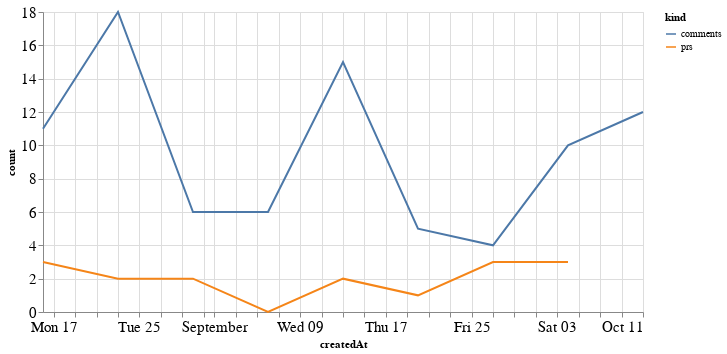

Notebook code cell kept with this figure:
### Code cell
alt.Chart(total_time, width=600).mark_line().encode(
    x='createdAt',
    y='count',
    color='kind'
)

### Figure 1 — Vega-Lite specification as saved in the notebook (floating-point values rounded to 4 significant figures)
{"config": {"axisLeft": {"labelFontSize": 15}, "axisBottom": {"labelFontSize": 15}}, "data": {"name": "data-fb43091adb8247ed9bb0b3a860ab6efd"}, "mark": "line", "encoding": {"color": {"type": "nominal", "field": "kind"}, "x": {"type": "temporal", "field": "createdAt"}, "y": {"type": "quantitative", "field": "count"}}, "width": 600, "$schema": "https://vega.github.io/schema/vega-lite/v4.8.1.json", "datasets": {"data-fb43091adb8247ed9bb0b3a860ab6efd": [{"createdAt": "2020-08-16T00:00:00", "kind": "prs", "count": 3.0}, {"createdAt": "2020-08-23T00:00:00", "kind": "prs", "count": 2.0}, {"createdAt": "2020-08-30T00:00:00", "kind": "prs", "count": 2.0}, {"createdAt": "2020-09-06T00:00:00", "kind": "prs", "count": 0.0}, {"createdAt": "2020-09-13T00:00:00", "kind": "prs", "count": 2.0}, {"createdAt": "2020-09-20T00:00:00", "kind": "prs", "count": 1.0}, {"createdAt": "2020-09-27T00:00:00", "kind": "prs", "count": 3.0}, {"createdAt": "2020-10-04T00:00:00", "kind": "prs", "count": 3.0}, {"createdAt": "2020-10-11T00:00:00", "kind": "prs", "count": null}, {"createdAt": "2020-08-16T00:00:00", "kind": "comments", "count": 11.0}, {"createdAt": "2020-08-23T00:00:00", "kind": "comments", "count": 18.0}, {"createdAt": "2020-08-30T00:00:00", "kind": "comments", "count": 6.0}, {"createdAt": "2020-09-06T00:00:00", "kind": "comments", "count": 6.0}, {"createdAt": "2020-09-13T00:00:00", "kind": "comments", "count": 15.0}, {"createdAt": "2020-09-20T00:00:00", "kind": "comments", "count": 5.0}, {"createdAt": "2020-09-27T00:00:00", "kind": "comments", "count": 4.0}, {"createdAt": "2020-10-04T00:00:00", "kind": "comments", "count": 10.0}, {"createdAt": "2020-10-11T00:00:00", "kind": "comments", "count": 12.0}]}}
